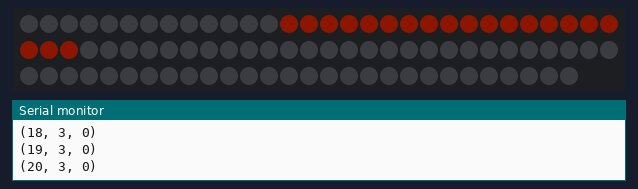
A sketch run on a simulated Arduino Uno, built with avr-gcc and run on an emulated ATmega328P. Parts: 88 RGB LEDs in strip order, left to right, continuing on the next row, the last lines printed to the serial monitor. Dim RGB values are drawn brighter than linear; random numbers use the default seed unless the sketch sets one.

Above: at 0.47 s.
At 10.18 s:
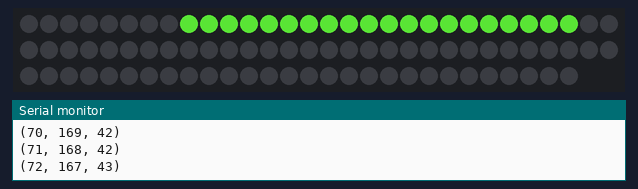
At 14.9 s:
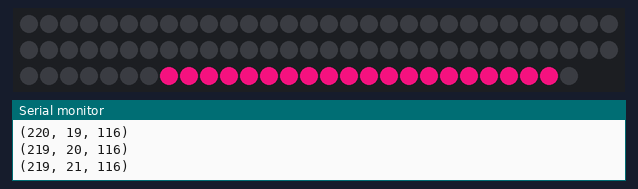
At 19.93 s:
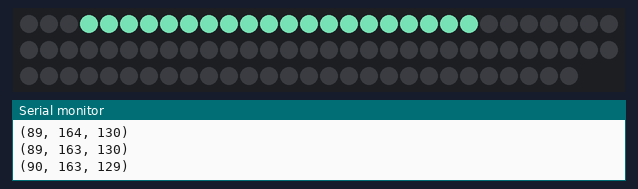
At 29.2 s:
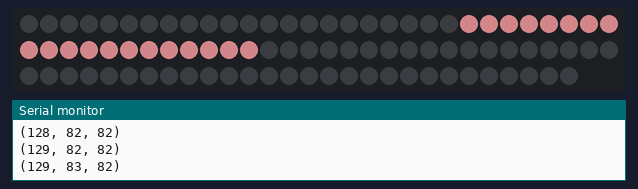
At 39.54 s:
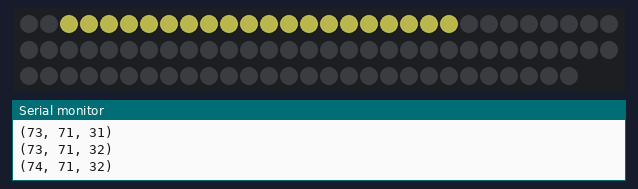

The sketch:

led_snake_color_fade.ino
```cpp
#include "FastLED.h"

#define NUM_LEDS 88
#define DATA_PIN 8

// Length of snake
#define SNAKE_LENGTH 20
// LEDs per second
#define SNAKE_SPEED 50
// Resolution of color fade, usually a number around 50 is not discernable
#define RESOLUTION 200.

CRGB leds[NUM_LEDS];

void setup() {
  Serial.begin(9600);
  FastLED.addLeds<WS2812, DATA_PIN, GRB>(leds, NUM_LEDS);

  for (int i = 0; i < NUM_LEDS; i++) {
    leds[i] = CRGB::Black;
  }
}

int init_color[] = {0, 0, 0}, current_color[] = {0, 0, 0}, target_color[3], loop_iter = 0;
double color_increment[3];
void update_color() {
  if (loop_iter <= 0 || loop_iter >= RESOLUTION) {
    init_color[0] = target_color[0];
    init_color[1] = target_color[1];
    init_color[2] = target_color[2];

    current_color[0] = init_color[0];
    current_color[1] = init_color[1];
    current_color[2] = init_color[2];

    target_color[0] = rand() % 255;
    target_color[1] = rand() % 255;
    target_color[2] = rand() % 255;

    int difference[] = {target_color[0] - init_color[0], target_color[1] - init_color[1], target_color[2] - init_color[2]};

    color_increment[0] = difference[0] / RESOLUTION;
    color_increment[1] = difference[1] / RESOLUTION;
    color_increment[2] = difference[2] / RESOLUTION;

    loop_iter = 0;
  }

  current_color[0] = init_color[0] + (int)(color_increment[0] * loop_iter);
  current_color[1] = init_color[1] + (int)(color_increment[1] * loop_iter);
  current_color[2] = init_color[2] + (int)(color_increment[2] * loop_iter);

  loop_iter++;
}

void loop() {
  for (int i = 0; i < NUM_LEDS - SNAKE_LENGTH + 1; i++) {
    for (int j = 0; j < SNAKE_LENGTH; j++) {
      leds[i + j].setRGB(current_color[0], current_color[1], current_color[2]);
    }

    FastLED.show();
    delay(1000 / SNAKE_SPEED);
    update_color();

    Serial.print("(");
    Serial.print(current_color[0]);
    Serial.print(", ");
    Serial.print(current_color[1]);
    Serial.print(", ");
    Serial.print(current_color[2]);
    Serial.print(")\n");

    for (int j = 0; j < SNAKE_LENGTH; j++) {
      leds[i + j] = CRGB::Black;
    }
  }


  for (int i = NUM_LEDS - 1; i > SNAKE_LENGTH; i--) {
    for (int j = 0; j < SNAKE_LENGTH; j++) {
      leds[i - j].setRGB(current_color[0], current_color[1], current_color[2]);
    }

    FastLED.show();
    delay(1000 / SNAKE_SPEED);
    update_color();

    Serial.print("(");
    Serial.print(current_color[0]);
    Serial.print(", ");
    Serial.print(current_color[1]);
    Serial.print(", ");
    Serial.print(current_color[2]);
    Serial.print(")\n");

    for (int j = 0; j < SNAKE_LENGTH; j++) {
      leds[i - j] = CRGB::Black;
    }
  }
}
```
